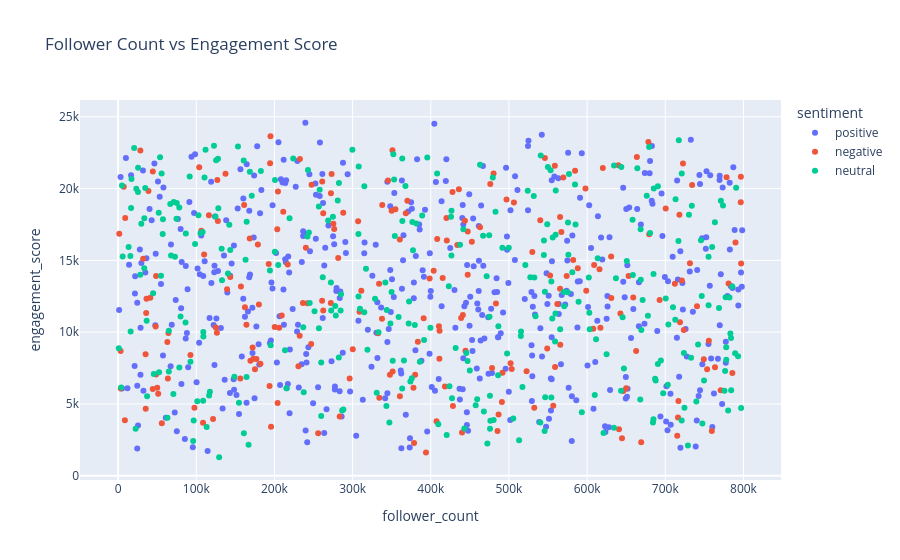

Source (notebook cell):
### Code cell
#Interactive Scatter Plot: Followers vs Engagement
fig = px.scatter(
    df_clean.sample(
        n=min(1000, len(df_clean)),
        random_state=42
    ),
    x='follower_count',
    y='engagement_score',
    color='sentiment',
    hover_data=['post_id', 'likes', 'comments', 'shares'],
    title='Follower Count vs Engagement Score'
)

fig.show()

### Figure 1 — Plotly figure (JSON) as saved in the notebook; plotly's stock layout.template omitted (floating-point values rounded to 4 significant figures; data arrays with more than 128 entries replaced by an {"elided": "..."} marker saying what was removed)
{"data": [{"customdata": {"elided": "461x4 int values"}, "hovertemplate": "sentiment=positive<br>follower_count=%{x}<br>engagement_score=%{y}<br>post_id=%{customdata[0]}<br>likes=%{customdata[1]}<br>comments=%{customdata[2]}<br>shares=%{customdata[3]}<extra></extra>", "legendgroup": "positive", "marker": {"color": "#636efa", "symbol": "circle"}, "mode": "markers", "name": "positive", "orientation": "v", "showlegend": true, "type": "scatter", "x": {"elided": "461 int values"}, "xaxis": "x", "y": {"elided": "461 int values"}, "yaxis": "y"}, {"customdata": {"elided": "219x4 int values"}, "hovertemplate": "sentiment=negative<br>follower_count=%{x}<br>engagement_score=%{y}<br>post_id=%{customdata[0]}<br>likes=%{customdata[1]}<br>comments=%{customdata[2]}<br>shares=%{customdata[3]}<extra></extra>", "legendgroup": "negative", "marker": {"color": "#EF553B", "symbol": "circle"}, "mode": "markers", "name": "negative", "orientation": "v", "showlegend": true, "type": "scatter", "x": {"elided": "219 int values"}, "xaxis": "x", "y": {"elided": "219 int values"}, "yaxis": "y"}, {"customdata": {"elided": "320x4 int values"}, "hovertemplate": "sentiment=neutral<br>follower_count=%{x}<br>engagement_score=%{y}<br>post_id=%{customdata[0]}<br>likes=%{customdata[1]}<br>comments=%{customdata[2]}<br>shares=%{customdata[3]}<extra></extra>", "legendgroup": "neutral", "marker": {"color": "#00cc96", "symbol": "circle"}, "mode": "markers", "name": "neutral", "orientation": "v", "showlegend": true, "type": "scatter", "x": {"elided": "320 int values"}, "xaxis": "x", "y": {"elided": "320 int values"}, "yaxis": "y"}], "layout": {"legend": {"title": {"text": "sentiment"}, "tracegroupgap": 0}, "title": {"text": "Follower Count vs Engagement Score"}, "xaxis": {"anchor": "y", "domain": [0, 1], "title": {"text": "follower_count"}}, "yaxis": {"anchor": "x", "domain": [0, 1], "title": {"text": "engagement_score"}}}}
